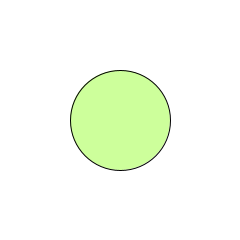
Frame 1 (no input)
Frame 60 (the mouse pressed at the canvas centre just before this capture): identical to frame 1, image omitted
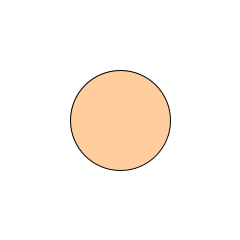
Frame 120 (the mouse held since frame 60 and released just before this capture)

The Processing sketch that drew these frames (run headless with seeded random() and noise(); from frame 60 on, the mouse is pressed at the canvas centre):

// Processing sketch: e_ifBlock
// ── e_ifBlock.pde

void setup()
{
  size(240,240);
  ellipseMode(CENTER);
 
}
void draw()
{
   background(255);
 
  if(dist(mouseX,mouseY,width/2,height/2)<50.0)
  {
    fill(255,128,0,100);
  }
  else 
  {
    fill(128,255,0,100);
  }
  ellipse(width/2,height/2,100,100);
  
}
